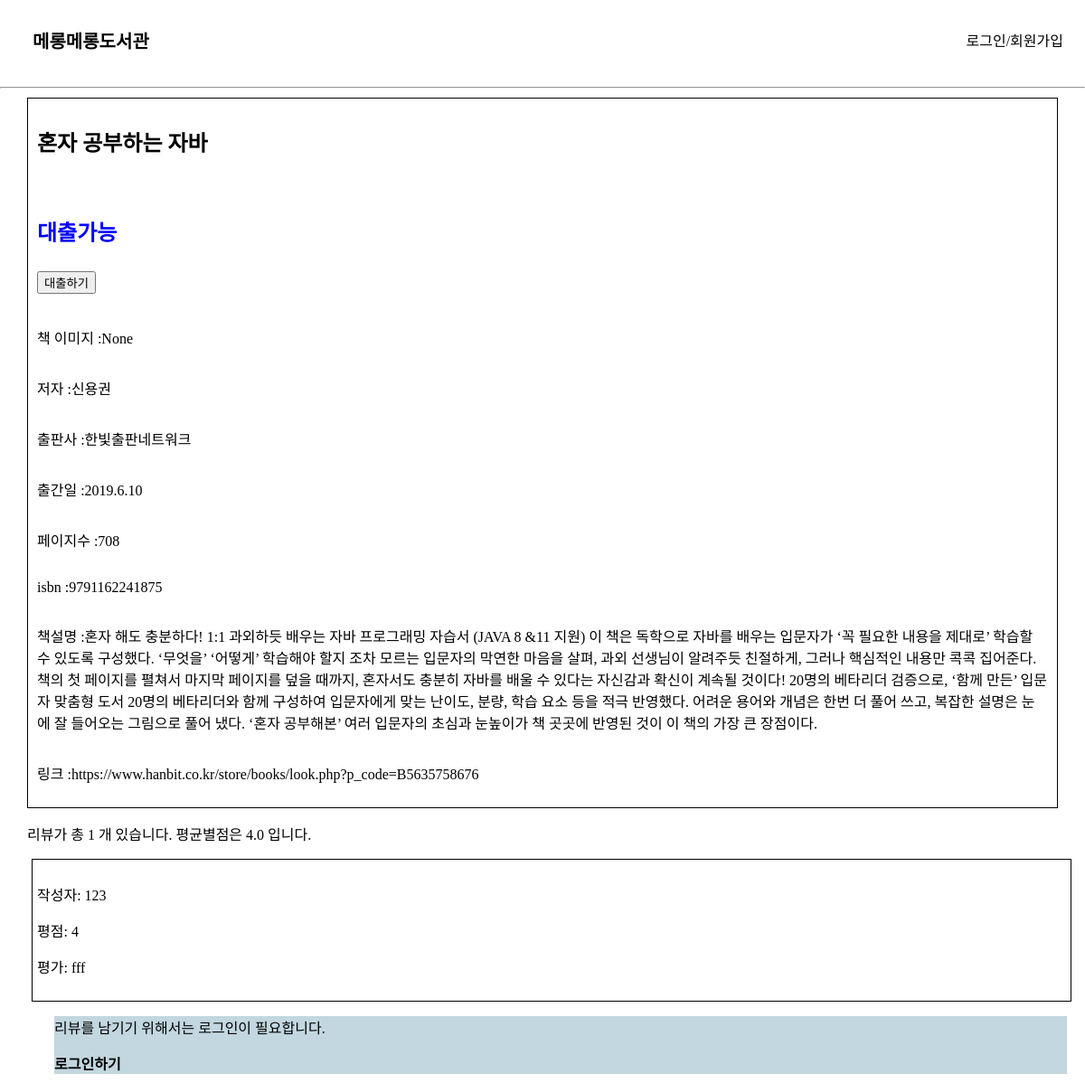
The page /book_info/29 on the database as committed earlier.
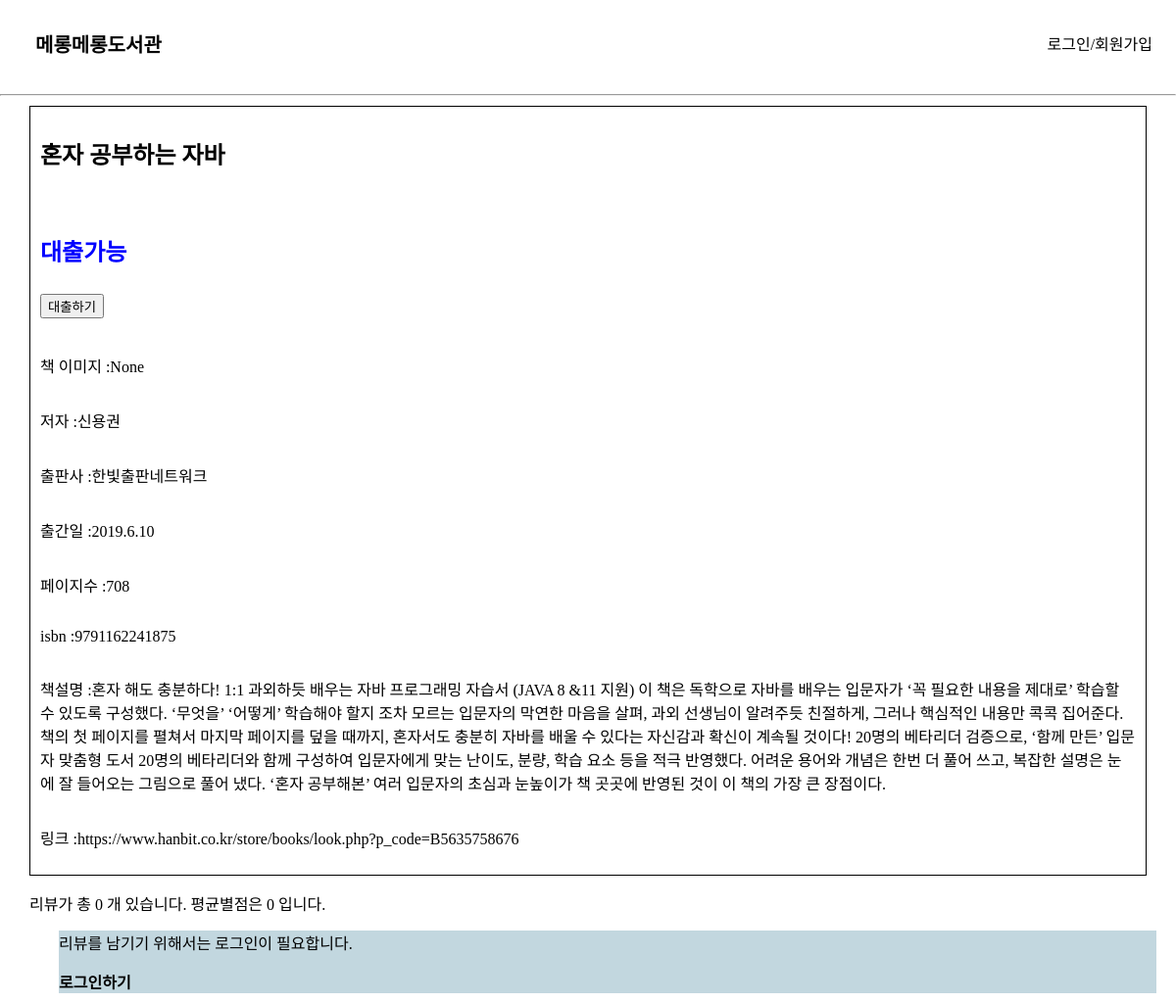
The same page on the database as committed later.
### elicelibrary/models.py (models this page shows, shortened)
class Review(db.Model):
    __tablename__     = 'Review'
    review_id         = db.Column(db.Integer, primary_key=True, nullable=False, autoincrement=True)
    rating            = db.Column(db.Integer)
    content           = db.Column(db.Text())
    user_id           = db.Column(db.String(45), db.ForeignKey('User.email'), nullable=False)
    isbn              = db.Column(db.String(45), db.ForeignKey('Book.isbn'))   # 외부키 사용할 때는 '테이블이름.속성', 객체 이름 x

### elicelibrary/views/book_api.py (the view)
@book.route('/book_info/<int:book_id>', methods=["GET"])
def book_detail(book_id):
    book_info = Book.query.filter(Book.id == book_id).first()
    book_review = Review.query.filter(Review.isbn == book_info.isbn).all()
    rating_sum, rating_avg = 0, 0
    if book_review :
        for review in book_review:
            rating_sum += review.rating
        rating_avg = round(rating_sum / len(book_review), 1)
    return render_template("book_detail.html", book = book_info, review_list = book_review, rating_avg = rating_avg, review_cnt = len(book_review))

### elicelibrary/templates/book_detail.html (shortened to what this page needs)
{% extends 'base.html' %}
{% block content %}
<div class="book-detail-info-container">
<h2> {{ book.title }}</h2>
<h2>
    {% if book.book_status == "1" %}
    <p style="color: blue;">대출가능</p>
    <form action="{{ url_for('book.checkout', book_id=book.id) }}" method="post">
        <input class='checkout-btn' type="submit" value="대출하기">
    </form>
    {% else %}
    <p style="color: red;">대출불가</p>
    {% endif %}
</h2>
<p> 책 이미지 :{{ book.book_img }}</p>
<p> 저자 :{{ book.author }}</p>
<p> 출판사 :{{ book.publisher }}</p>
<p> 출간일 :{{ book.publication_date }}</p>
<p> 페이지수 :{{ book.pages }}</p>
<p> isbn :{{ book.isbn }}</p>
<p> 책설명 :{{ book.description }}</p>
<p> 링크 :{{ book.book_link }}</p>
</div>
<div class="review-container">
    <p>리뷰가 총 {{ review_cnt }} 개 있습니다. 평균별점은 {{ rating_avg }} 입니다. </p>
    {% for review in review_list %}
    <div class="review">
        <p>작성자: {{ review.user_id }}</p>
        <p>평점: {{ review.rating }}</p>
        <p>평가: {{ review.content }}</p>
    </div>
    {% endfor %}
{% if session['login_id'] %}
<h3>리뷰 작성</h3>
<form action="{{ url_for('book.write_review', book_id=book.id) }}" method="post">
    <select name="star">
        <option value="1">1점</option>
        <option value="2">2점</option>
        <option value="3">3점</option>
        <option value="4">4점</option>
        <option value="5">5점</option>
    </select>
    <div class="form-group">
        <label for="review">리뷰</label>
        <input class="form-control" name="review" id="review" placeholder="리뷰를 작성해주세요."></input>
    </div>
    <input class="btn btn-primary" type="submit" value="리뷰 올리기">
</form>
{% else %}
<div class="login-for-review">
<p>리뷰를 남기기 위해서는 로그인이 필요합니다.</p>
<a href="{{ url_for('user.login')}}" style="font-weight: bold;">로그인하기</a>
</div>
</div>
{% endif %}
{% endblock %}

Rows that differ between the two databases and show on the page:
removed Review: user_id "123", rating "4", content "fff"
Other text that changed with them:
{{ review_cnt }}: "1" → "0"
{{ rating_avg }}: "4.0" → "0"
